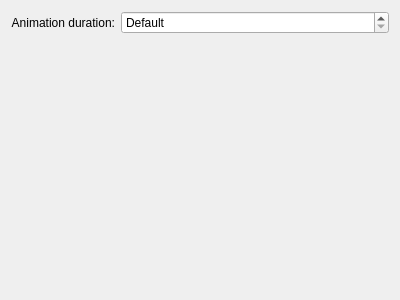
<?xml version="1.0" encoding="UTF-8"?>

<!--
SPDX-FileCopyrightText: 2023 Roman Gilg <subdiff@gmail.com>

SPDX-License-Identifier: GPL-2.0-or-later
-->

<ui version="4.0">
 <class>KWin::MagicLampEffectConfigForm</class>
 <widget class="QWidget" name="KWin::MagicLampEffectConfigForm">
  <property name="geometry">
   <rect>
    <x>0</x>
    <y>0</y>
    <width>400</width>
    <height>300</height>
   </rect>
  </property>
  <layout class="QFormLayout" name="formLayout">
   <item row="0" column="0">
    <widget class="QLabel" name="label_3">
     <property name="text">
      <string>Animation duration:</string>
     </property>
     <property name="alignment">
      <set>Qt::AlignRight|Qt::AlignTrailing|Qt::AlignVCenter</set>
     </property>
     <property name="buddy">
      <cstring>kcfg_AnimationDuration</cstring>
     </property>
    </widget>
   </item>
   <item row="0" column="1">
    <widget class="QSpinBox" name="kcfg_AnimationDuration">
     <property name="sizePolicy">
      <sizepolicy hsizetype="Expanding" vsizetype="Fixed">
       <horstretch>0</horstretch>
       <verstretch>0</verstretch>
      </sizepolicy>
     </property>
     <property name="specialValueText">
      <string comment="Duration of rotation">Default</string>
     </property>
     <property name="suffix">
      <string>milliseconds</string>
     </property>
     <property name="maximum">
      <number>5000</number>
     </property>
     <property name="singleStep">
      <number>10</number>
     </property>
    </widget>
   </item>
  </layout>
 </widget>
 <resources/>
 <connections/>
</ui>
